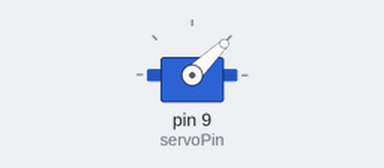
A sketch run on a simulated Arduino Uno, built with avr-gcc and run on an emulated ATmega328P. Parts: servo.

Above: at 0.05 s.
At 5.15 s:
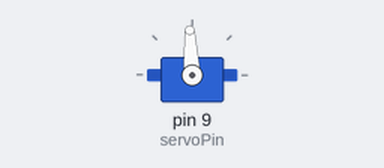
Timing chart, 0 to 6.7 s (numbered marks = the images above):
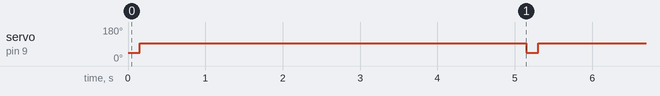

Measured:
- by itself, servo on pin 9 (servoPin): alternates 93° for 5.0 s and 44° for 0.15 s

The sketch:

Single_servo_control.ino
```cpp
#include <Servo.h>

// Define servo object
Servo servoMotor;

// Define servo pin
int servoPin = 9; // Change to the pin number connected to the servo

void setup() {
  // Attach servo to its pin
  servoMotor.attach(servoPin);
}

void loop() {
  // Set servo motor speed and direction
  for (int i = 0; i < 3; i++) {
    setVelocity(-255); // Rotate counterclockwise at full speed
    delay(50); // Wait for 50 milliseconds
  }
  setVelocity(0);
  delay(5000); // Wait for 10 seconds before repeating the loop
}

void setVelocity(int vel) {
  // Map the velocity value to the appropriate range for the servo
  int mappedVelocity = map(vel, -255, 255, 1000, 2000); // Map velocity from -100 to 100 to pulse width range

  // Set the speed and direction of the servo using the PWM signal
  servoMotor.writeMicroseconds(mappedVelocity);
}
```
